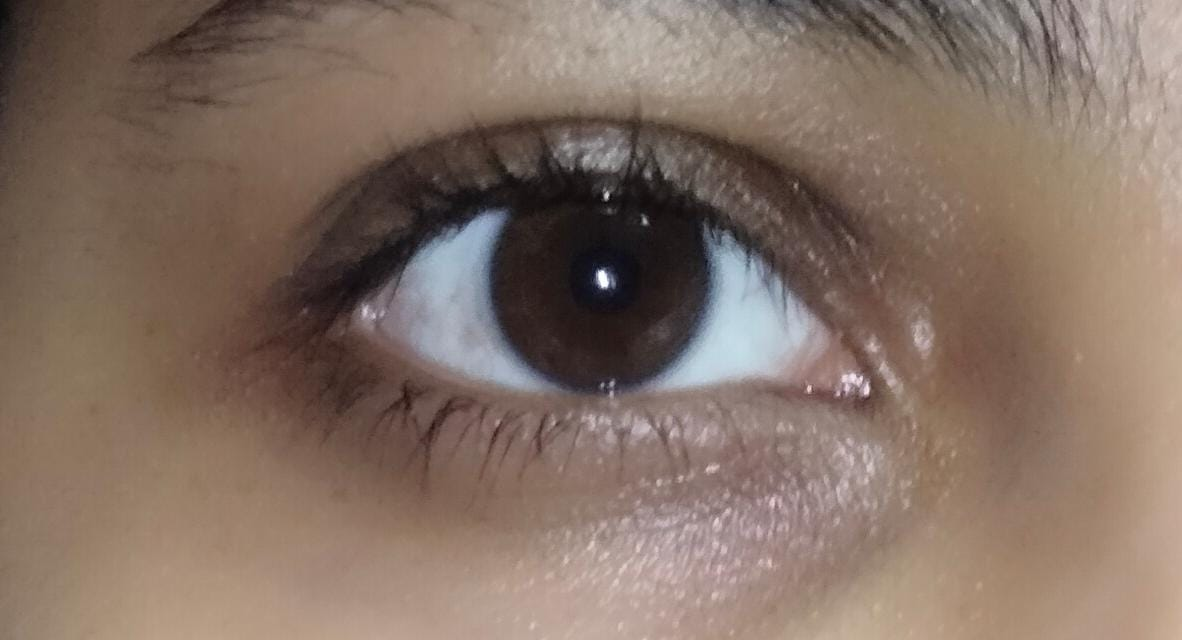
#> input picture user2.jpg, 1182 x 640 px
$ python working.py
#> lines starting #> are read from the running program, lines starting #| are printed output that depends on the picture; after the words box and inside, x2 and y2 are one past the last pixel; in counts of white or black regions, pixels touching at a corner belong together
import cv2
import numpy as np

image = cv2.imread('user2.jpg', cv2.IMREAD_GRAYSCALE)
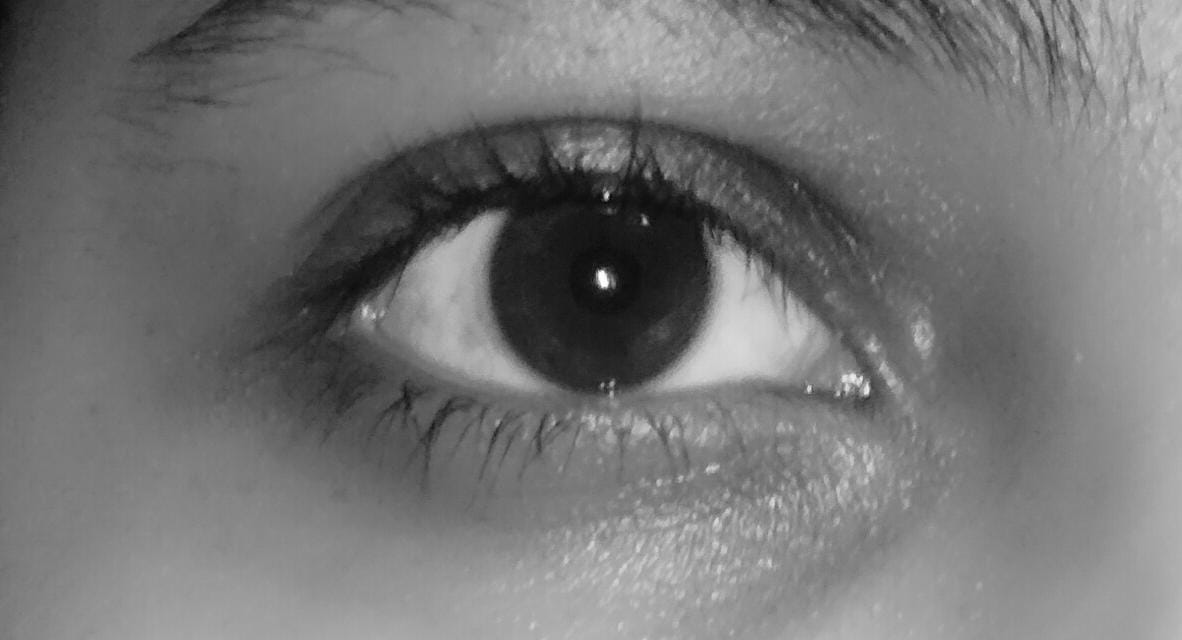
#> image: shape (640, 1182); min 1, max 255, mean 116.9

blurred = cv2.GaussianBlur(image, (5, 5), 0)

_, thresholded = cv2.threshold(blurred, 70, 255, cv2.THRESH_BINARY_INV)
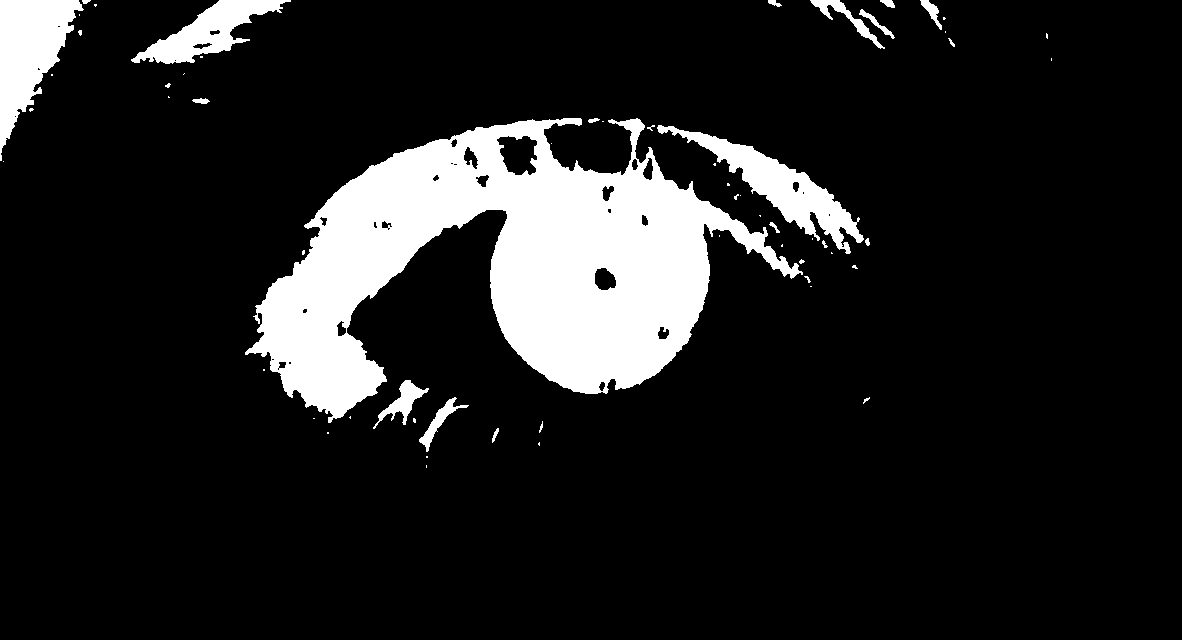
#> thresholded: shape (640, 1182); 12.5% white; 60 white regions (39 under 20 px), largest, box (x1, y1, x2, y2) and area: (245, 118, 803, 423) 74924, (0, 0, 84, 161) 6684, (657, 125, 864, 254) 6109

clahe = cv2.createCLAHE(clipLimit=2.0, tileGridSize=(8, 8))
enhanced = clahe.apply(thresholded)

kernel = np.ones((3, 3), np.uint8)
processed = cv2.morphologyEx(enhanced, cv2.MORPH_CLOSE, kernel)
#> processed: shape (640, 1182); values 3 (black) and 255 (white), 12.6% white; 53 white regions (34 under 20 px), largest, box (x1, y1, x2, y2) and area: (245, 118, 805, 423) 75204, (0, 0, 91, 161) 6738, (657, 125, 870, 254) 6202

edges = cv2.Canny(processed, 50, 150)
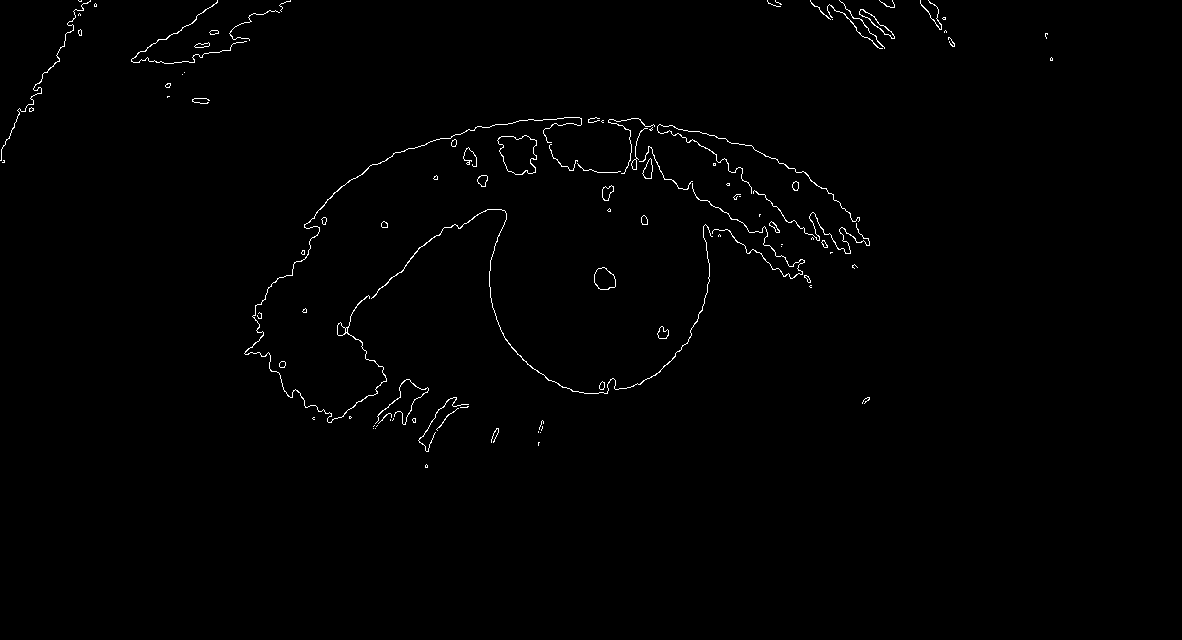
#> edges: shape (640, 1182); 0.76% white in thin lines or dots, all inside (x1, y1, x2, y2) = (0, 0, 1053, 468)

cv2.imshow('Original Image', image)
cv2.imshow('Blurred Image', blurred)
cv2.imshow('Thresholded Image', thresholded)
cv2.imshow('Contrast Enhanced', enhanced)
cv2.imshow('Processed Image', processed)
cv2.imshow('Edge Detection', edges)
cv2.waitKey(0)
cv2.destroyAllWindows()

cv2.imwrite('iris_detection_result.jpg', processed)

$ run again, with user1.jpg copied over user2.jpg
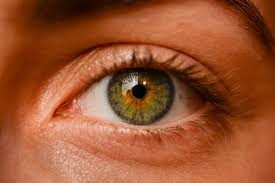
#> input picture user1.jpg, 275 x 183 px
#> `_, thresholded = cv2.threshold(blurred, 70, 255, cv2.THRESH_BINARY_INV)`:
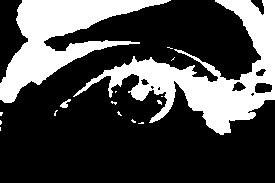
#> thresholded: shape (183, 275); 29% white; 16 white regions (13 under 20 px), largest, box (x1, y1, x2, y2) and area: (73, 0, 275, 135) 8027, (0, 0, 171, 103) 6416, (60, 99, 71, 108) 48
#> processed: shape (183, 275); values 3 (black) and 255 (white), 29.2% white; 13 white regions (10 under 20 px), largest, box (x1, y1, x2, y2) and area: (73, 0, 275, 135) 8119, (0, 0, 171, 103) 6422, (60, 99, 71, 108) 51
#> `edges = cv2.Canny(processed, 50, 150)`:
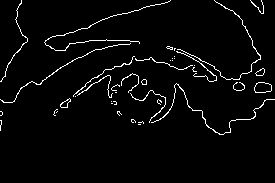
#> edges: shape (183, 275); 3.3% white in thin lines or dots, all inside (x1, y1, x2, y2) = (0, 0, 275, 135)
